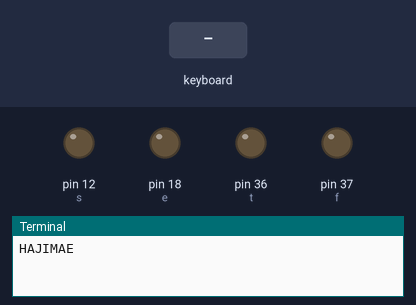
The program below on a simulated Raspberry Pi (header pin numbers). Parts: output pins drawn as LEDs (lit = HIGH), the last lines printed to the terminal. Inputs (shaded band) come from the test bench. The clock reads 2024-03-15 10:24:30 at power-on unless the program sets it; the camera gives no picture and a still takes 0.5 s; the pygame window is not drawn.

Above: at 4.2 s.
4.3 s: key up typed on the keyboard
At 4.7 s:
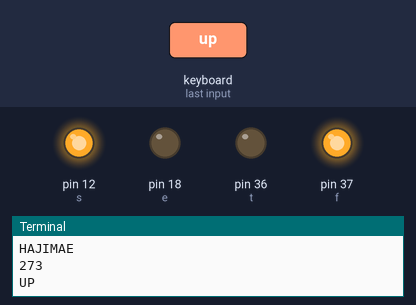
6.3 s: key down typed on the keyboard
At 6.7 s:
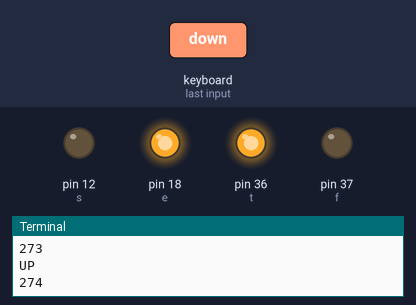
8.3 s: key left typed on the keyboard
At 9.2 s:
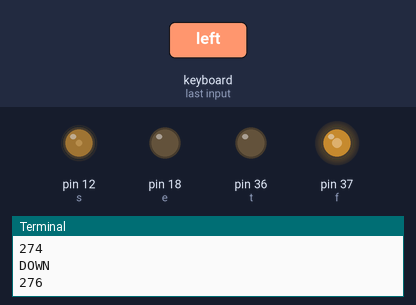
10.8 s: key right typed on the keyboard
At 11.7 s:
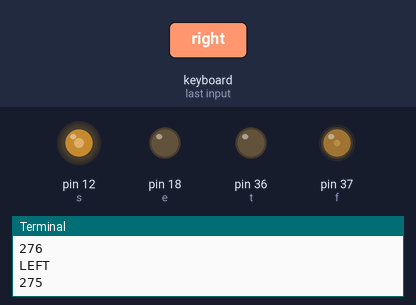
13.3 s: key up typed on the keyboard
At 13.7 s:
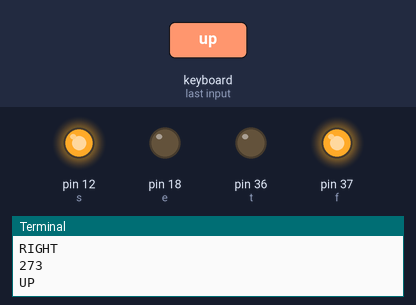
Timing chart, 0 to 16.3 s (numbered marks = the images above; inputs shaded):
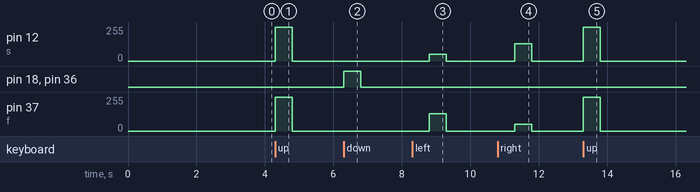

The program:

car_trainingdata.py
```python
import camera
import movement
import os
import pygame
os.environ['SDL_VIDEODRIVER']='dummy'
pygame.init()
pygame.display.set_mode((1,1))
condition = True
st = 0.5
camera.init()
#movement.car.init()
print('HAJIMAE')
while condition:
    for event in pygame.event.get():
        #print(event)
        if event.type == pygame.KEYDOWN:
            print(event.key)
            if event.key == pygame.K_UP:
                print('UP')
                movement.forward(st)
                os.chdir('/home/pi/Desktop/New_beginning/w')
                camera.take_picture()

            elif event.key == pygame.K_DOWN:
                movement.reverse(st)
                print('DOWN')
            elif event.key == pygame.K_LEFT:
                os.chdir('/home/pi/Desktop/New_beginning/a')
                camera.take_picture()
                movement.left(st)
                print('LEFT')
            elif event.key == pygame.K_RIGHT:
                os.chdir('/home/pi/Desktop/New_beginning/d')
                camera.take_picture()
                movement.right(st)
                print('RIGHT')
            elif event.key == pygame.K_SPACE:
                movement.car.end()

                print('STOP')

            elif event.key == 113:
                print("done")
                camera.end()
                condition=False
                break
```

camera.py
```python
import time
import picamera


def init():
    global camera
    camera = picamera.PiCamera()
    camera.resolution = (128, 128)
    camera.start_preview(fullscreen=False,window=(100,200,300,400))

    time.sleep(3)
    camera.vflip = False
    camera.hflip = False
    camera.brightness = 60


def end():
    camera.stop_preview()
    camera.close()


def take_picture():
    current_date = (time.strftime("%d-%m-%Y"))
    current_time = (time.strftime("%H-%M-%S"))
    image_name = current_date + "_" + current_time + ".jpg"
    camera.capture(image_name)


def take_picture_test():
    camera.capture("test.jpg")
```

movement.py
```python
import RPi.GPIO as gpio
import time


def init():
    gpio.setmode(gpio.BOARD)
    gpio.setup(12, gpio.OUT)
    gpio.setup(18, gpio.OUT)
    gpio.setup(36, gpio.OUT)
    gpio.setup(37, gpio.OUT)

    global s, e, t, f
    s = gpio.PWM(12, 50)
    e = gpio.PWM(18, 50)
    t = gpio.PWM(36, 50)
    f = gpio.PWM(37, 50)

    s.start(0)
    e.start(0)
    t.start(0)
    f.start(0)


def end():
    s.stop()
    e.stop()
    t.stop()
    f.stop()
    gpio.cleanup()


def forward(tf):
    init()
    s.ChangeDutyCycle(100)
    e.ChangeDutyCycle(0)
    t.ChangeDutyCycle(0)
    f.ChangeDutyCycle(100)
    time.sleep(tf)
    end()
    gpio.cleanup()


def reverse(tf):
    init()
    s.ChangeDutyCycle(0)
    e.ChangeDutyCycle(100)
    t.ChangeDutyCycle(100)
    f.ChangeDutyCycle(0)
    time.sleep(tf)
    end()
    gpio.cleanup()


def right(tf):
    init()
    s.ChangeDutyCycle(50)  # true
    e.ChangeDutyCycle(0)  # true
    t.ChangeDutyCycle(0)  # true
    f.ChangeDutyCycle(20)  # false
    time.sleep(tf)
    end()
    gpio.cleanup()


def left(tf):
    init()
    s.ChangeDutyCycle(20)  # false
    e.ChangeDutyCycle(0)  # true
    t.ChangeDutyCycle(0)  # false
    f.ChangeDutyCycle(50)  # false
    time.sleep(tf)
    end()
    gpio.cleanup()
    
```

Measured:
- after the input at 4.3 s, pin 12 (s), pin 37 (f): 0/255 → 255/255 at once, → 0/255 0.50 s later
- after the input at 6.3 s, pin 18 (e), pin 36 (t): LOW → HIGH at once, → LOW 0.50 s later
- after the input at 8.3 s, pin 12 (s): 0/255 → 51/255 after 0.50 s, → 0/255 0.50 s later; pin 37 (f): 0/255 → 128/255 after 0.50 s, → 0/255 0.50 s later
- after the input at 10.8 s, pin 12 (s): 0/255 → 128/255 after 0.50 s, → 0/255 0.50 s later; pin 37 (f): 0/255 → 51/255 after 0.50 s, → 0/255 0.50 s later
- after the input at 13.3 s, pin 12 (s), pin 37 (f): 0/255 → 255/255 at once, → 0/255 0.50 s later
